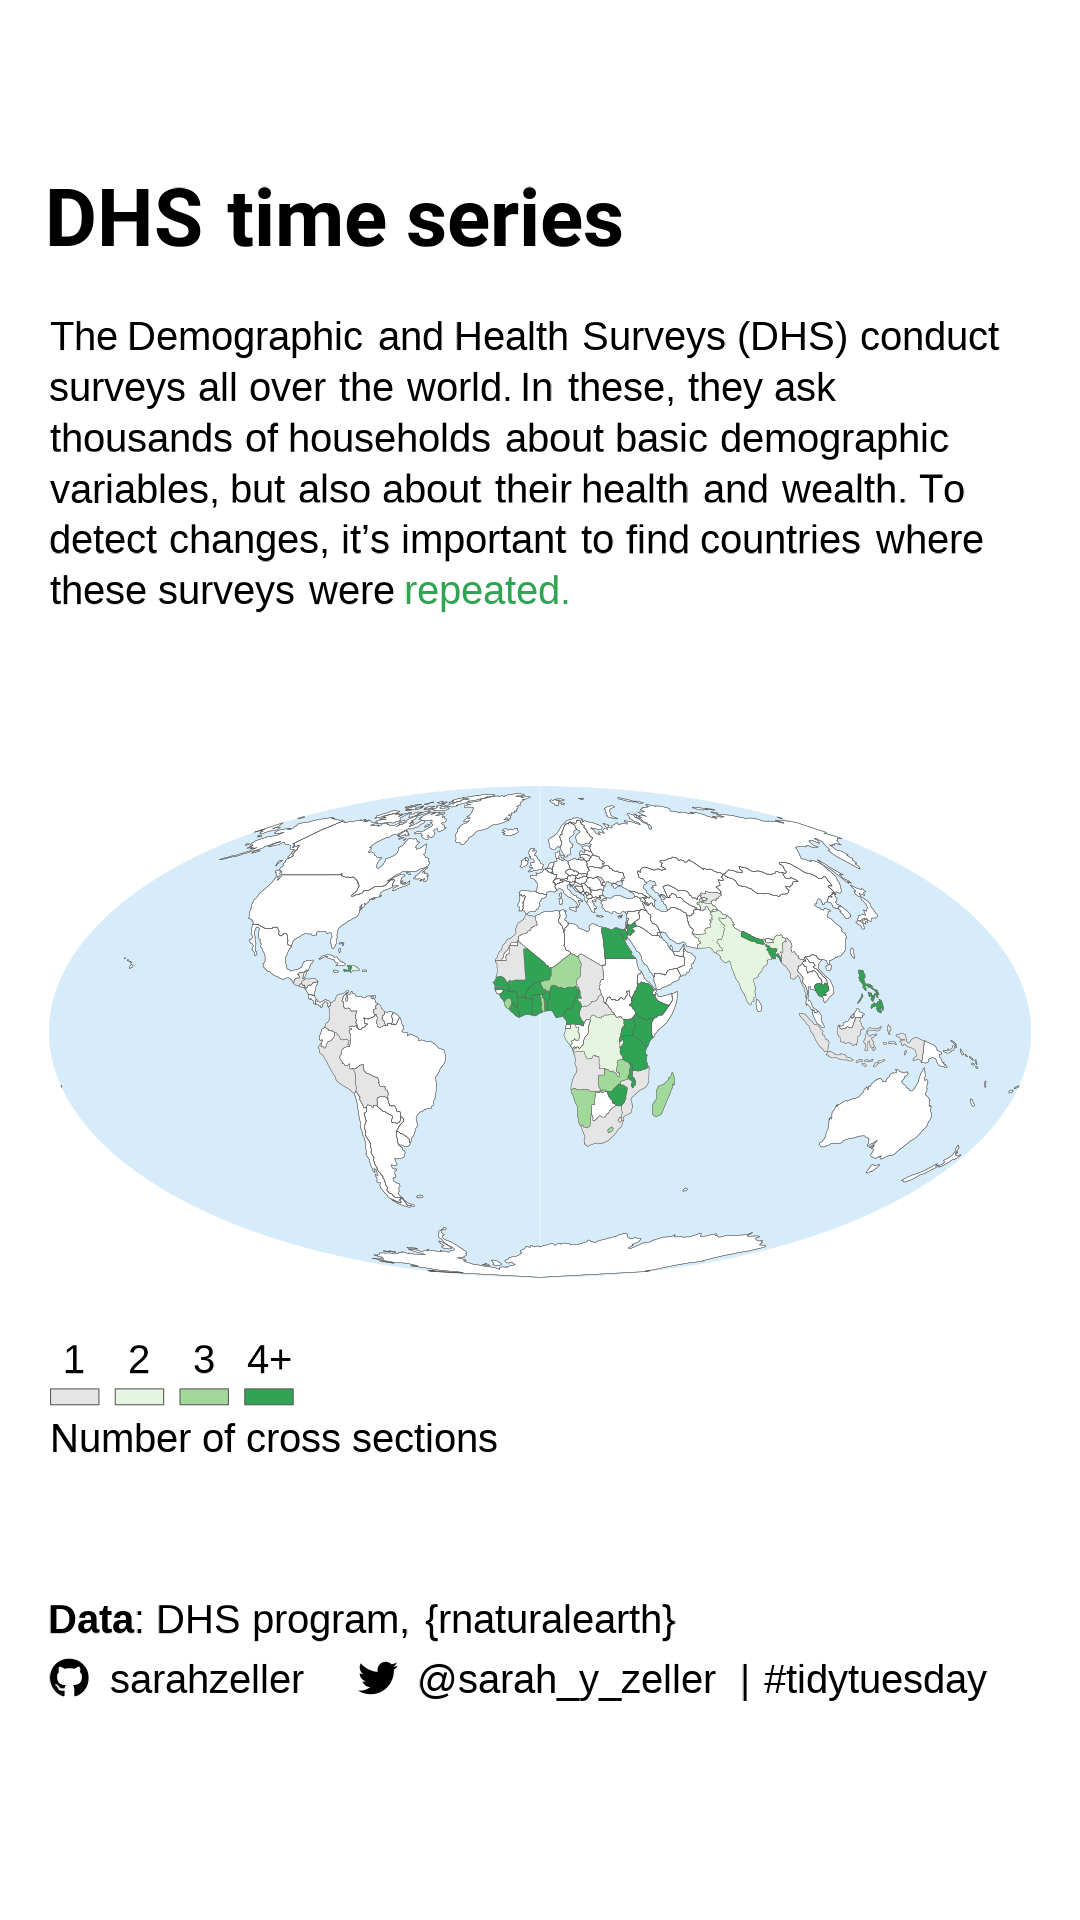

Generate this figure with R:


# Load packages -----------------------------------------------------------

library(tidyverse)
library(showtext)
library(patchwork)
library(camcorder)
library(ggtext)
library(rvest)
library(rnaturalearth)

# Load data ---------------------------------------------------------------

dhs_countries <-
  read_html(
    "https://dhsprogram.com/methodology/survey-search.cfm?sendsearch=1&crt=1&listgrp=0"
  ) |>
  html_table()

# Load fonts --------------------------------------------------------------

font_add_google("Roboto", "roboto")
font_add_google("Source Sans 3", "source_sans")
font_add(family = "fa",
         regular = "fontawesome/Font Awesome 6 Brands-Regular-400.otf")
showtext_auto()


# Define colours ----------------------------------------------------------

greens <- RColorBrewer::brewer.pal(3, "Greens")


# Data wrangling ----------------------------------------------------------

dhs_countries_table <- dhs_countries |>
  # extract table
  purrr::pluck(6) |>
  janitor::row_to_names(1) |>
  janitor::clean_names() |>
  # filter out country headers
  filter(country_year != type) |>
  # get rid of footnotes
  mutate(country_year = str_replace(country_year, "\\([0-9]*\\)", "")) |>
  # split country/year into two variables
  tidyr::separate(country_year,
                  into = c("country", "year_description"),
                  # separate letters/parentheses from years
                  sep = "(?<=[a-zA-Z\\(\\)])\\s*(?=[0-9])") |>
  mutate(start_year = substr(year_description, 1, 4) |> as.integer())

gps_timeseries <-
  dhs_countries_table |>
  filter(type == "Standard DHS") |>
  filter(gps_datasets == "Data Available") |>
  count(country, name = "n_cross_section") |>
  mutate(n_cross_section = case_match(n_cross_section,
                                      1 ~ "1",
                                      2 ~ "2",
                                      3 ~ "3",
                                      4:6 ~ "4+")) |>
  mutate(iso_3 = countrycode::countrycode(country, "country.name", "iso3c"))

world_time_series <- ne_countries(returnclass = "sf") |>
  select(iso_a3_eh, sovereignt) |>
  merge(gps_timeseries,
        by.x = "iso_a3_eh",
        by.y = "iso_3",
        all.x = TRUE)

# ocean
grat <- sf::st_graticule() |> sf::st_cast('POLYGON')


# Start recording ---------------------------------------------------------

gg_record(
  dir = file.path("2024", "2024-01-02", "recording"),
  device = "png",
  width = 1080,
  height = 1920,
  units = "px",
  dpi = 72,
  bg = "white"
)


# Define text -------------------------------------------------------------

# let's go hacky for the caption
tab <- function(tab_width) {
  paste0(
    "<span style='color:transparent;'>",
    rep(".", tab_width) |> paste(collapse = ""),
    "</span>"
  )
}

social <- paste0(
  "<span style='font-family:fa;'>&#xf09b;</span>",
  tab(2),
  "sarahzeller",
  tab(4),
  "<span style='font-family:fa;'>&#xf099;</span>",
  tab(2),
  "@sarah_y_zeller",
  tab(2),
  "| #tidytuesday"
)
title <- "DHS time series"
st <-
  glue::glue(
    "The Demographic and Health Surveys (DHS) conduct surveys all over the world. ",
    "In these, they ask thousands of households about basic demographic variables, ",
    "but also about their health and wealth. ",
    "To detect changes, it's important to find countries where these surveys were ",
    "<span style='color:{greens[3]}'>repeated."
  )
cap <- paste0("**Data**: DHS program, {rnaturalearth} <br> ", social)


# Plot --------------------------------------------------------------------

ggplot() +
  geom_sf(data = grat,
          fill = "#d7ecfa",
          col = "#d7ecfa") +
  geom_sf(data = world_time_series, fill = "white") +
  geom_sf(data = world_time_series,
          aes(fill = n_cross_section)) +
  scale_fill_manual(
    values = c("grey90", greens),
    na.translate = FALSE
  ) +
  coord_sf(crs = "ESRI:54009") +
  labs(title = title,
       subtitle = st,
       caption = cap,
       fill = "Number of cross sections") +
  guides(fill = guide_legend(title.position = "bottom", 
                             label.position = "top")) +
  theme_void() +
  theme(legend.position = "bottom",
        legend.text = element_text(size = 30),
        legend.key.width = unit(50, "pt"),
        legend.title = element_text(size = 30, margin = margin(r = 30)),
        legend.margin = margin(t = 30, l = 50),
        legend.justification = "left",
        plot.title = element_textbox_simple(family = "roboto",
                                            size = 60,
                                            face = "bold",
                                            margin = margin(l = 50, r = 50)),
        plot.caption = element_textbox_simple(lineheight = 2,
                                              size = 30,
                                              family = "sans",
                                              margin = margin(t = 150, l = 50, b = 30, r = 50)),
        plot.subtitle = element_textbox_simple(size = 30,
                                               lineheight = 1.7,
                                               family = "sans",
                                               vjust = 1.5,
                                               margin = margin(t = 60, b = 150, l = 50, r = 50)),
        )


# Save gif ----------------------------------------------------------------

gg_playback(
  name = file.path("2024", "2024-01-02", paste0("20240102", ".gif")),
  first_image_duration = 4,
  last_image_duration = 20,
  frame_duration = .25,
  background = "white"
)
